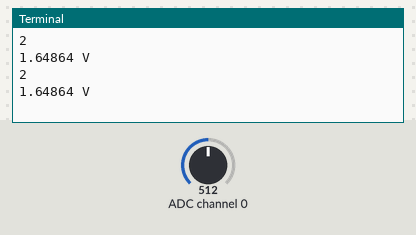
Simulated run of this program. Board: Raspberry Pi (BCM pin numbers). Shown: the last lines printed to the terminal. The inputs (shaded band) are chosen by the test bench; at power-on: ADC channel 0 = 512 (analog values on the 0–1023 scale).

Above: at 1.2 s.
1.3 s: ADC channel 0 set to 716
At 2.6 s:
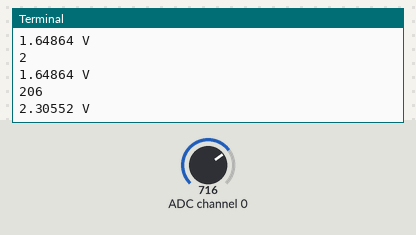
2.8 s: ADC channel 0 set to 900
At 3.3 s:
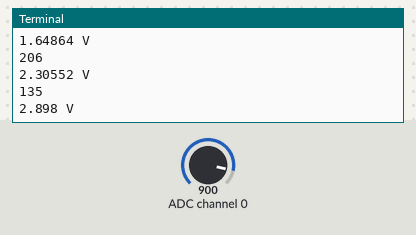
Timing chart, 0 to 5.8 s (numbered marks = the images above; inputs shaded):
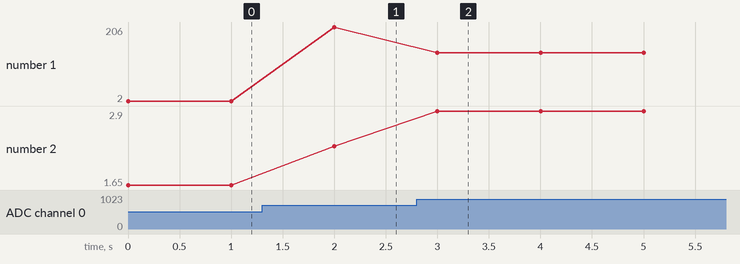

The program:

analogDigital.py
```python
#!/usr/bin/python3
import spidev
import time

spi = spidev.SpiDev()
spi.open(0,0)

while True:
    antwort = spi.xfer([1,128,0])
    if 0 <= antwort[1] <=3:
        print(antwort[0] + antwort[1] + antwort[2])
        wert = ((antwort[1] * 256) + antwort[2]) * 0.00322
        print(str(wert) + " V")
        time.sleep(1)
        
```

Measured:
- after the input at 1.3 s, the terminal: prints a new line after 0.70 s (image 1)
- after the input at 2.8 s, the terminal: prints a new line after 0.20 s (image 2)
- plotted number 1: 2 → 206 after the input at 1.3 s, 206 → 135 after the input at 2.8 s
- plotted number 2: 1.65 → 2.31 after the input at 1.3 s, 2.31 → 2.9 after the input at 2.8 s
